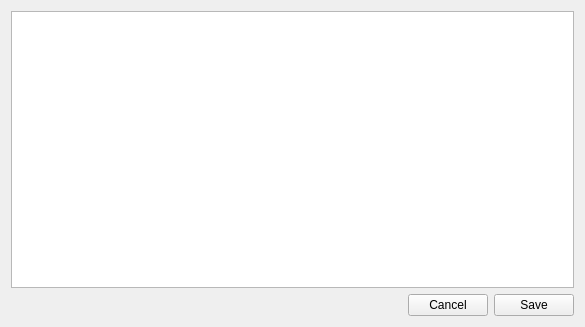
<?xml version="1.0" encoding="UTF-8"?>
<ui version="4.0">
 <class>Settings</class>
 <widget class="QWidget" name="Settings">
  <property name="geometry">
   <rect>
    <x>0</x>
    <y>0</y>
    <width>585</width>
    <height>327</height>
   </rect>
  </property>
  <property name="windowTitle">
   <string>Settings</string>
  </property>
  <layout class="QVBoxLayout" name="verticalLayout">
   <item>
    <widget class="QTableWidget" name="twSettings">
     <property name="alternatingRowColors">
      <bool>true</bool>
     </property>
     <property name="selectionMode">
      <enum>QAbstractItemView::SingleSelection</enum>
     </property>
     <property name="selectionBehavior">
      <enum>QAbstractItemView::SelectItems</enum>
     </property>
    </widget>
   </item>
   <item>
    <layout class="QHBoxLayout" name="horizontalLayout">
     <item>
      <spacer name="horizontalSpacer">
       <property name="orientation">
        <enum>Qt::Horizontal</enum>
       </property>
       <property name="sizeHint" stdset="0">
        <size>
         <width>40</width>
         <height>20</height>
        </size>
       </property>
      </spacer>
     </item>
     <item>
      <widget class="QPushButton" name="pbCancel">
       <property name="text">
        <string>Cancel</string>
       </property>
      </widget>
     </item>
     <item>
      <widget class="QPushButton" name="pbSave">
       <property name="text">
        <string>Save</string>
       </property>
      </widget>
     </item>
    </layout>
   </item>
  </layout>
  <action name="actionSave">
   <property name="text">
    <string>Save</string>
   </property>
   <property name="shortcut">
    <string>Ctrl+S</string>
   </property>
  </action>
  <action name="actionCancel">
   <property name="text">
    <string>Cancel</string>
   </property>
   <property name="shortcut">
    <string>Esc</string>
   </property>
  </action>
 </widget>
 <resources/>
 <connections>
  <connection>
   <sender>pbSave</sender>
   <signal>clicked()</signal>
   <receiver>actionSave</receiver>
   <slot>trigger()</slot>
   <hints>
    <hint type="sourcelabel">
     <x>527</x>
     <y>301</y>
    </hint>
    <hint type="destinationlabel">
     <x>-1</x>
     <y>-1</y>
    </hint>
   </hints>
  </connection>
  <connection>
   <sender>pbCancel</sender>
   <signal>clicked()</signal>
   <receiver>actionCancel</receiver>
   <slot>trigger()</slot>
   <hints>
    <hint type="sourcelabel">
     <x>107</x>
     <y>301</y>
    </hint>
    <hint type="destinationlabel">
     <x>-1</x>
     <y>-1</y>
    </hint>
   </hints>
  </connection>
 </connections>
</ui>
